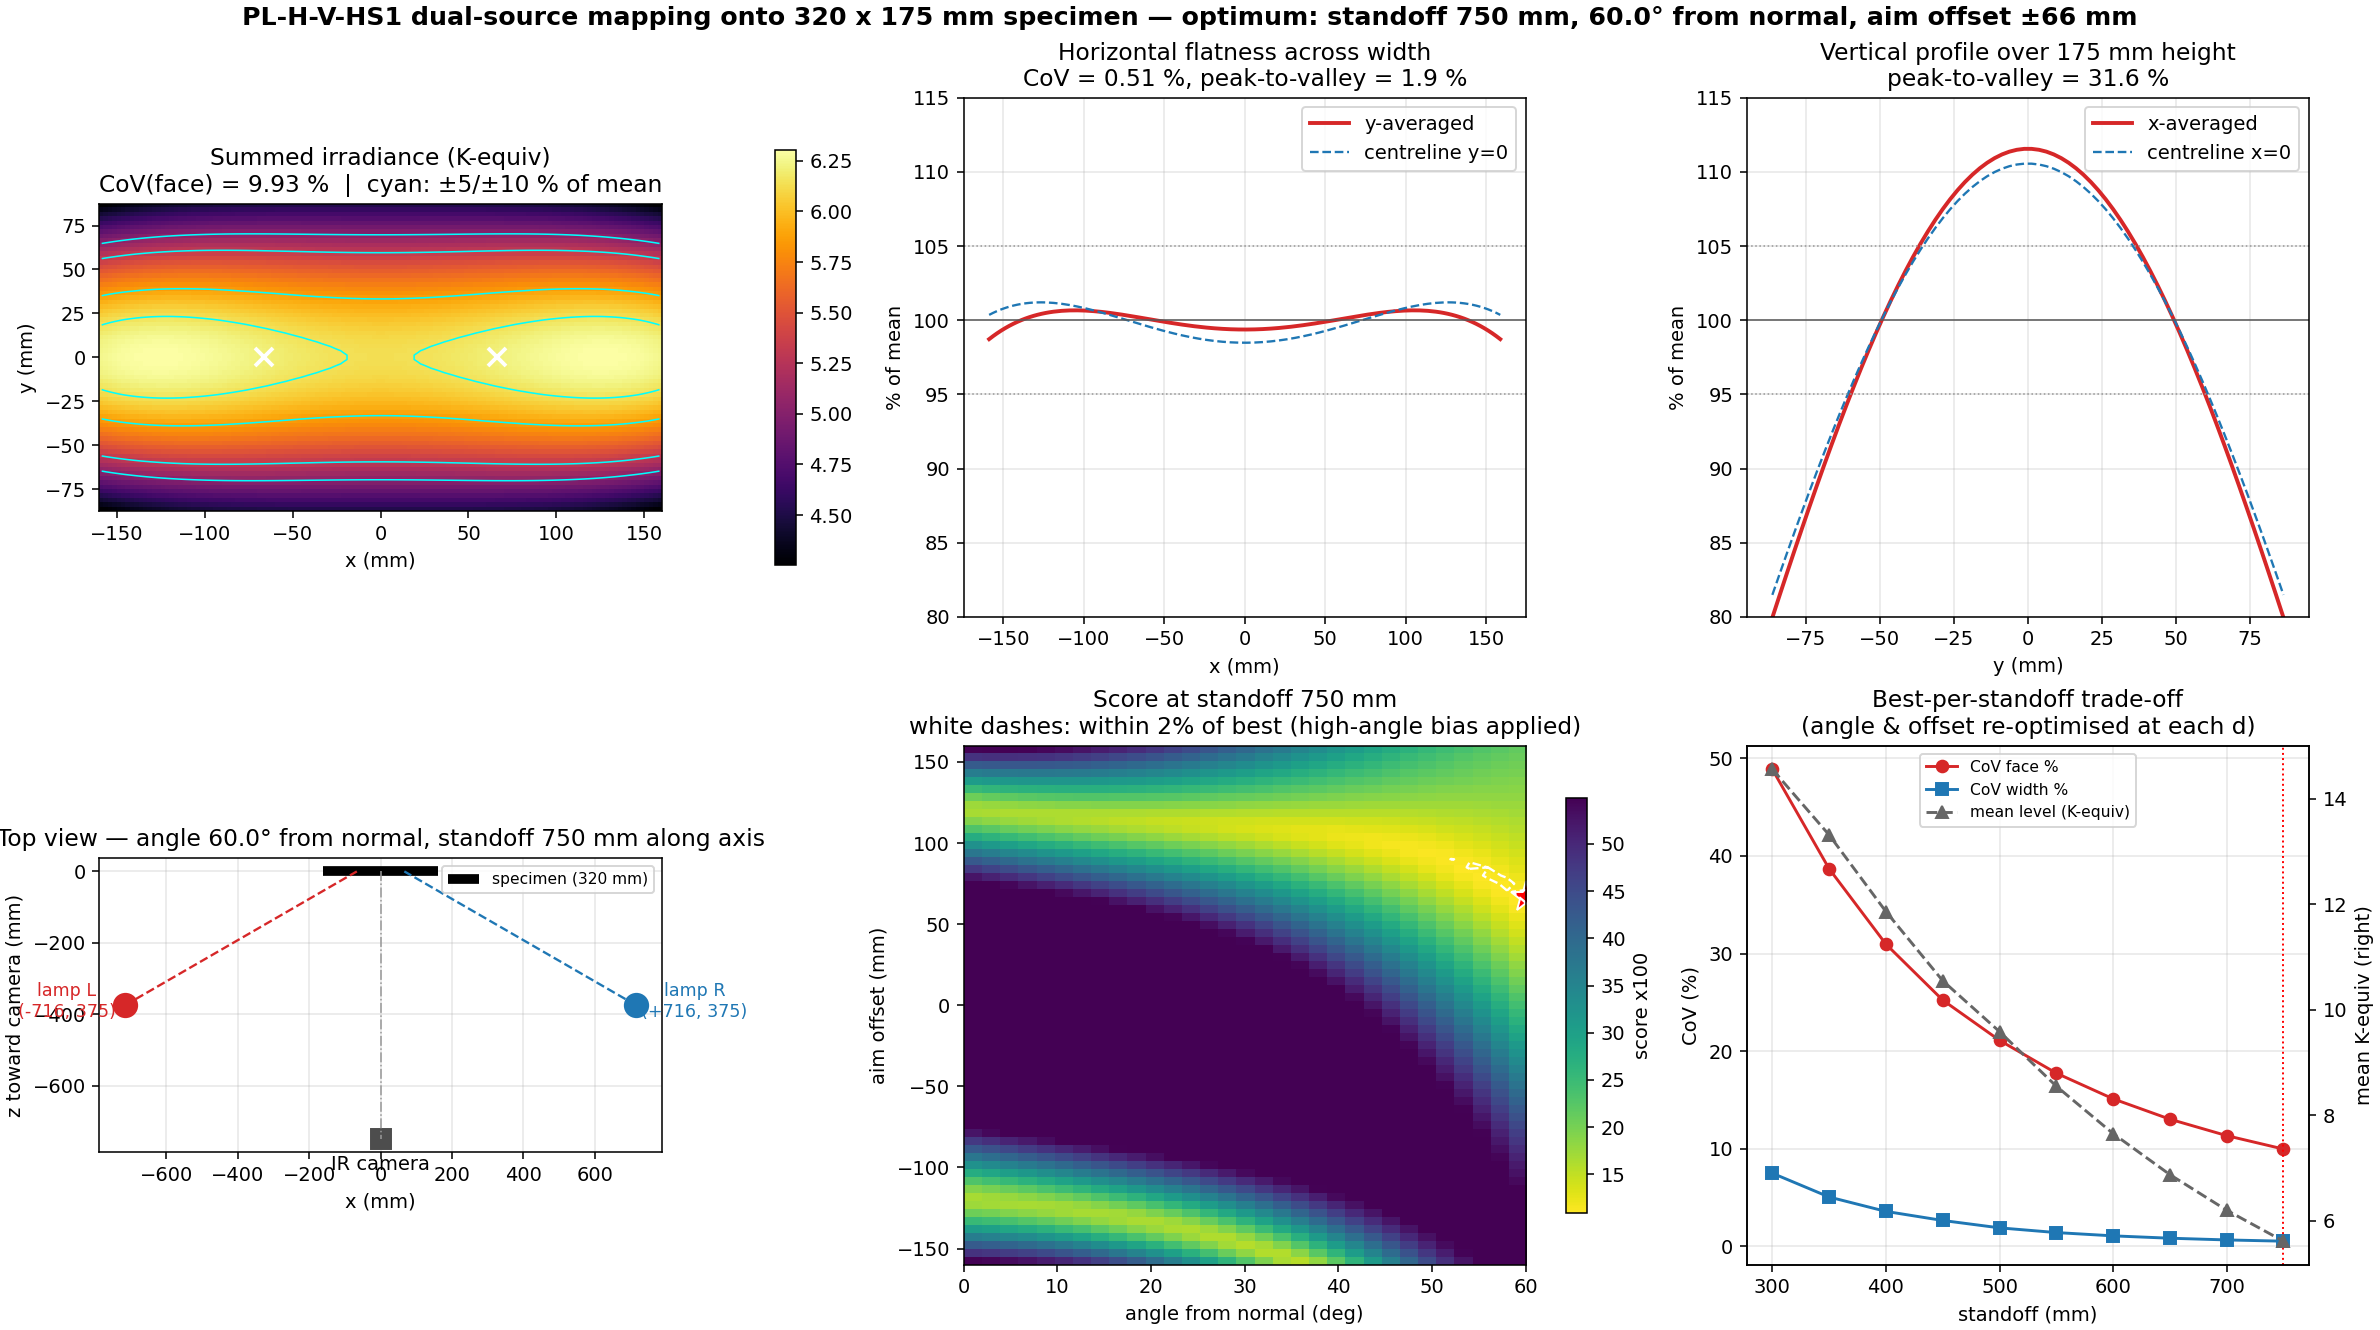

Generate this figure with Python:
"""
Dual-source specimen mapping — PL-H-V-HS1.

Finds the (standoff, angle-from-normal, aim offset) for a mirrored two-lamp
setup (lamps left + right of the IR camera in the horizontal plane) that gives
the flattest irradiance over a 320 x 175 mm specimen, with priority on
flatness across the 320 mm width.

Beam model (CANONICAL — see ../PROVENANCE_STANDOFFS.md):
  beam_shape_summary_seq.json from 02_summarise_standoffs.py
    sigma_x(z), sigma_y(z) linear in axial distance z  [std convention,
    I = I0 * exp(-0.5*(rx^2/sx^2 + ry^2/sy^2))]
    aspect x/y ~ 1.03 (approximately circular)
  Absolute scale: energy conservation I0(z) = P / (2*pi*sx*sy), with P
  anchored on the 300 & 500 mm shots (they agree to 0.2%; the 700 mm shot
  reads ~40% low — flagged in the JSON caveats).

Per specimen point, per lamp: true axial distance z along the lamp axis,
radial offset in the beam frame, sigma growth with z, 1/(sx*sy) intensity
scaling and cos(incidence) projection onto the specimen plane.

Objective:  score = CoV(face) + WIDTH_WEIGHT * CoV(width profile)
Angle bias: among all sweep points within ANGLE_BIAS_TOL of the best score,
pick the HIGHEST angle (user request — higher angle clears the camera and
costs intensity, not uniformity; intensity is recovered with power/pulse).

Outputs (next to this script):
  06_dual_source_specimen_map.json
  06_dual_source_specimen_map.png
"""

import json
import os

import numpy as np
import matplotlib
matplotlib.use("Agg")
import matplotlib.pyplot as plt

# ---------------------------------------------------------------- constants
HERE = os.path.dirname(os.path.abspath(__file__))
BEAM_JSON = os.path.join(HERE, "beam_shape_summary_seq.json")
OUT_JSON = os.path.join(HERE, "06_dual_source_specimen_map.json")
OUT_PNG = os.path.join(HERE, "06_dual_source_specimen_map.png")

SPEC_W, SPEC_H = 320.0, 175.0          # specimen, mm
GRID_STEP = 2.5                        # evaluation grid, mm

WIDTH_WEIGHT = 2.0                     # extra penalty on horizontal non-flatness
ANGLE_BIAS_TOL = 0.02                  # near-tie band for the high-angle bias

# coarse sweep
D_SWEEP = np.arange(300.0, 751.0, 50.0)        # standoff along lamp axis, mm
TH_SWEEP = np.arange(0.0, 60.1, 2.0)           # angle from normal, deg
A_SWEEP = np.arange(-160.0, 160.1, 5.0)        # aim offset from centre, mm
                                               # a>0: each lamp aims at its own
                                               # side; a<0: cross-fire

# ---------------------------------------------------------------- beam model
with open(BEAM_JSON) as f:
    beam = json.load(f)

AX = beam["linear_fit"]["sigma_x"]["slope_mm_per_mm"]
BX = beam["linear_fit"]["sigma_x"]["intercept_mm"]
AY = beam["linear_fit"]["sigma_y"]["slope_mm_per_mm"]
BY = beam["linear_fit"]["sigma_y"]["intercept_mm"]

# power anchor P = peak * 2*pi*sx*sy  (K*mm^2, cardboard-5s-pulse units)
anchors = {s["d_mm"]: s["peak_dT_K"] * 2 * np.pi * s["sigma_x_mm"] * s["sigma_y_mm"]
           for s in beam["per_standoff"]}
P_LAMP = float(np.mean([anchors[300], anchors[500]]))
P700_DEV = anchors[700] / P_LAMP - 1.0

print(f"Beam model: sx(z) = {AX:.4f} z + {BX:.2f} mm | "
      f"sy(z) = {AY:.4f} z + {BY:.2f} mm")
print(f"Power anchor P = {P_LAMP:.0f} K mm^2  "
      f"(300/500 mm agree to {abs(anchors[300]/anchors[500]-1)*100:.1f}%; "
      f"700 mm reads {P700_DEV*100:+.0f}% — treated as outlier)")

# ---------------------------------------------------------------- geometry
xs = np.arange(-SPEC_W / 2 + GRID_STEP / 2, SPEC_W / 2, GRID_STEP)
ys = np.arange(-SPEC_H / 2 + GRID_STEP / 2, SPEC_H / 2, GRID_STEP)
X, Y = np.meshgrid(xs, ys)             # specimen plane z = 0, lamps at z > 0


def lamp_field(side, d, th_deg, a):
    """Irradiance map (K-equivalent) of one lamp on the specimen grid.

    side = -1 (left lamp) / +1 (right lamp). The lamp aims at (side*a, 0, 0)
    with its axis tilted th_deg from the specimen normal in the horizontal
    plane, standoff d measured along the axis to the aim point.
    """
    th = np.radians(th_deg)
    # axis unit vector lamp -> aim point
    u = np.array([-side * np.sin(th), 0.0, -np.cos(th)])
    aim = np.array([side * a, 0.0, 0.0])
    pos = aim - d * u                          # lamp position, z = d*cos(th)
    # beam-frame transverse axes (ex horizontal-ish, ey vertical)
    ex = np.array([np.cos(th), 0.0, -side * np.sin(th)])
    ey = np.array([0.0, 1.0, 0.0])

    vx, vy, vz = X - pos[0], Y - pos[1], -pos[2]
    z = vx * u[0] + vy * u[1] + vz * u[2]      # axial distance
    rx = vx * ex[0] + vy * ex[1] + vz * ex[2]  # transverse offsets
    ry = vx * ey[0] + vy * ey[1] + vz * ey[2]

    sx = AX * z + BX
    sy = AY * z + BY
    dist = np.sqrt(vx ** 2 + vy ** 2 + vz ** 2)
    cos_inc = pos[2] / dist                    # incidence on the flat specimen

    return (P_LAMP / (2 * np.pi * sx * sy)
            * np.exp(-0.5 * ((rx / sx) ** 2 + (ry / sy) ** 2)) * cos_inc)


def evaluate(d, th_deg, a):
    """Summed two-lamp map + uniformity metrics."""
    I = lamp_field(-1, d, th_deg, a) + lamp_field(+1, d, th_deg, a)
    mean = I.mean()
    cov_face = I.std() / mean
    prof_x = I.mean(axis=0)                    # y-averaged width profile
    cov_x = prof_x.std() / prof_x.mean()
    score = cov_face + WIDTH_WEIGHT * cov_x
    return I, dict(d_mm=d, angle_deg=th_deg, offset_mm=a,
                   cov_face=cov_face, cov_width=cov_x, score=score,
                   mean_K=mean, min_K=I.min(), max_K=I.max(),
                   width_ripple_pct=(prof_x.max() - prof_x.min())
                                    / prof_x.mean() * 100)


def sweep(ds, ths, aas):
    rows = []
    for d in ds:
        for th in ths:
            for a in aas:
                rows.append(evaluate(d, th, a)[1])
    return rows


def pick_biased(rows):
    """Best score, then highest angle within ANGLE_BIAS_TOL of it."""
    best = min(r["score"] for r in rows)
    band = [r for r in rows if r["score"] <= best * (1 + ANGLE_BIAS_TOL)]
    return max(band, key=lambda r: (r["angle_deg"], -r["score"])), best


# ---------------------------------------------------------------- sweeps
print(f"Coarse sweep: {len(D_SWEEP)} standoffs x {len(TH_SWEEP)} angles x "
      f"{len(A_SWEEP)} offsets = {len(D_SWEEP)*len(TH_SWEEP)*len(A_SWEEP)} combos")
coarse = sweep(D_SWEEP, TH_SWEEP, A_SWEEP)
pick, coarse_best = pick_biased(coarse)
print(f"  coarse best score {coarse_best:.4f}; biased pick: "
      f"d={pick['d_mm']:.0f} th={pick['angle_deg']:.1f} a={pick['offset_mm']:.0f} "
      f"(score {pick['score']:.4f})")

# fine refinement around the biased pick
fine = sweep(
    np.clip(np.arange(pick["d_mm"] - 50, pick["d_mm"] + 51, 10.0), 300, 750),
    np.clip(np.arange(pick["angle_deg"] - 3, pick["angle_deg"] + 3.1, 0.5), 0, 60),
    np.arange(pick["offset_mm"] - 7.5, pick["offset_mm"] + 7.6, 1.0),
)
opt, fine_best = pick_biased(fine + [pick])
I_opt = evaluate(opt["d_mm"], opt["angle_deg"], opt["offset_mm"])[0]

# per-standoff bests (same bias rule) for the standoff trade-off curve
per_d = []
for d in D_SWEEP:
    rows_d = [r for r in coarse if r["d_mm"] == d]
    b, _ = pick_biased(rows_d)
    per_d.append(b)

th_rad = np.radians(opt["angle_deg"])
lamp_x = opt["offset_mm"] + opt["d_mm"] * np.sin(th_rad)
lamp_z = opt["d_mm"] * np.cos(th_rad)

print("\n=== OPTIMUM (angle-biased) ===")
print(f"  standoff along axis : {opt['d_mm']:.0f} mm  "
      f"(lamp plane distance {lamp_z:.0f} mm from specimen)")
print(f"  angle from normal   : {opt['angle_deg']:.1f} deg")
print(f"  aim offset          : {opt['offset_mm']:+.0f} mm from centre "
      f"({'own side' if opt['offset_mm'] >= 0 else 'CROSS-FIRE'})")
print(f"  lamp positions      : x = ±{lamp_x:.0f} mm, z = {lamp_z:.0f} mm")
print(f"  CoV over face       : {opt['cov_face']*100:.2f} %")
print(f"  CoV across width    : {opt['cov_width']*100:.2f} %  "
      f"(peak-to-valley {opt['width_ripple_pct']:.1f} %)")
print(f"  mean level          : {opt['mean_K']:.1f} K-equiv "
      f"(cardboard, 5 s, both lamps at characterisation power)")

# ---------------------------------------------------------------- figure
fig = plt.figure(figsize=(17, 9.5), constrained_layout=True)
gs = fig.add_gridspec(2, 3)
fig.suptitle(
    f"PL-H-V-HS1 dual-source mapping onto {SPEC_W:.0f} x {SPEC_H:.0f} mm specimen — "
    f"optimum: standoff {opt['d_mm']:.0f} mm, {opt['angle_deg']:.1f}° from normal, "
    f"aim offset ±{abs(opt['offset_mm']):.0f} mm"
    f"{' (cross-fire)' if opt['offset_mm'] < 0 else ''}",
    fontsize=13, fontweight="bold")

# (0,0) irradiance map
ax = fig.add_subplot(gs[0, 0])
im = ax.imshow(I_opt, origin="lower",
               extent=[-SPEC_W/2, SPEC_W/2, -SPEC_H/2, SPEC_H/2],
               cmap="inferno", aspect="equal")
ax.contour(X, Y, I_opt / I_opt.mean(), levels=[0.9, 0.95, 1.05, 1.1],
           colors="cyan", linewidths=0.8)
for s in (-1, 1):
    ax.plot(s * opt["offset_mm"], 0, "wx", ms=9, mew=2)
ax.set_title(f"Summed irradiance (K-equiv)\nCoV(face) = {opt['cov_face']*100:.2f} %  |  "
             f"cyan: ±5/±10 % of mean")
ax.set_xlabel("x (mm)"); ax.set_ylabel("y (mm)")
fig.colorbar(im, ax=ax, shrink=0.8)

# (0,1) width profiles
ax = fig.add_subplot(gs[0, 1])
prof_mean = I_opt.mean(axis=0) / I_opt.mean(axis=0).mean()
mid = I_opt[np.argmin(np.abs(ys)), :]
prof_mid = mid / mid.mean()
ax.plot(xs, prof_mean * 100, lw=2, color="#d62728", label="y-averaged")
ax.plot(xs, prof_mid * 100, lw=1.2, ls="--", color="#1f77b4", label="centreline y=0")
for lv, c in [(95, "0.6"), (105, "0.6"), (100, "0.35")]:
    ax.axhline(lv, color=c, lw=0.8, ls=":" if lv != 100 else "-")
ax.set_ylim(80, 115)
ax.set_title(f"Horizontal flatness across width\n"
             f"CoV = {opt['cov_width']*100:.2f} %, peak-to-valley = "
             f"{opt['width_ripple_pct']:.1f} %")
ax.set_xlabel("x (mm)"); ax.set_ylabel("% of mean")
ax.legend(); ax.grid(alpha=0.3)

# (0,2) vertical profile
ax = fig.add_subplot(gs[0, 2])
pv_mean = I_opt.mean(axis=1) / I_opt.mean(axis=1).mean()
midv = I_opt[:, np.argmin(np.abs(xs))]
ax.plot(ys, pv_mean * 100, lw=2, color="#d62728", label="x-averaged")
ax.plot(ys, midv / midv.mean() * 100, lw=1.2, ls="--", color="#1f77b4",
        label="centreline x=0")
for lv, c in [(95, "0.6"), (105, "0.6"), (100, "0.35")]:
    ax.axhline(lv, color=c, lw=0.8, ls=":" if lv != 100 else "-")
ax.set_ylim(80, 115)
pv_rip = (pv_mean.max() - pv_mean.min()) * 100
ax.set_title(f"Vertical profile over 175 mm height\npeak-to-valley = {pv_rip:.1f} %")
ax.set_xlabel("y (mm)"); ax.set_ylabel("% of mean")
ax.legend(); ax.grid(alpha=0.3)

# (1,0) top-view geometry
ax = fig.add_subplot(gs[1, 0])
ax.plot([-SPEC_W/2, SPEC_W/2], [0, 0], "k-", lw=5, solid_capstyle="butt",
        label="specimen (320 mm)")
ax.plot(0, -opt["d_mm"], "s", color="0.3", ms=10)
ax.annotate("IR camera", (0, -opt["d_mm"]), textcoords="offset points",
            xytext=(0, -16), ha="center")
ax.plot([0, 0], [0, -opt["d_mm"]], color="0.6", lw=0.8, ls="-.")
for s, col in [(-1, "#d62728"), (1, "#1f77b4")]:
    px, pz = s * lamp_x, -lamp_z
    ax.plot(px, pz, "o", color=col, ms=12)
    ax.plot([px, s * opt["offset_mm"]], [pz, 0], color=col, lw=1.2, ls="--")
    ax.annotate(f"lamp {'L' if s < 0 else 'R'}\n({px:+.0f}, {abs(pz):.0f})",
                (px, pz), textcoords="offset points",
                xytext=(s * 30, -6), ha="center", color=col, fontsize=9)
ax.set_title(f"Top view — angle {opt['angle_deg']:.1f}° from normal, "
             f"standoff {opt['d_mm']:.0f} mm along axis")
ax.set_xlabel("x (mm)"); ax.set_ylabel("z toward camera (mm)")
ax.set_aspect("equal"); ax.grid(alpha=0.3)
ax.legend(loc="upper right", fontsize=8)

# (1,1) score map angle x offset at optimum standoff
ax = fig.add_subplot(gs[1, 1])
rows_d = [r for r in coarse if r["d_mm"] ==
          min(D_SWEEP, key=lambda d: abs(d - opt["d_mm"]))]
S = np.full((len(A_SWEEP), len(TH_SWEEP)), np.nan)
for r in rows_d:
    S[np.argmin(np.abs(A_SWEEP - r["offset_mm"])),
      np.argmin(np.abs(TH_SWEEP - r["angle_deg"]))] = r["score"]
im = ax.imshow(S * 100, origin="lower", aspect="auto", cmap="viridis_r",
               extent=[TH_SWEEP[0], TH_SWEEP[-1], A_SWEEP[0], A_SWEEP[-1]],
               vmax=np.nanpercentile(S, 60) * 100)
ax.plot(opt["angle_deg"], opt["offset_mm"], "r*", ms=16, mec="w")
ax.contour(TH_SWEEP, A_SWEEP, S, levels=[fine_best * (1 + ANGLE_BIAS_TOL)],
           colors="w", linewidths=1.2, linestyles="--")
ax.set_title(f"Score at standoff {opt['d_mm']:.0f} mm\n"
             f"white dashes: within {ANGLE_BIAS_TOL*100:.0f}% of best "
             f"(high-angle bias applied)")
ax.set_xlabel("angle from normal (deg)"); ax.set_ylabel("aim offset (mm)")
fig.colorbar(im, ax=ax, shrink=0.8, label="score x100")

# (1,2) standoff trade-off + parameter table
ax = fig.add_subplot(gs[1, 2])
dd = [r["d_mm"] for r in per_d]
ax.plot(dd, [r["cov_face"] * 100 for r in per_d], "o-", color="#d62728",
        label="CoV face %")
ax.plot(dd, [r["cov_width"] * 100 for r in per_d], "s-", color="#1f77b4",
        label="CoV width %")
ax2 = ax.twinx()
ax2.plot(dd, [r["mean_K"] for r in per_d], "^--", color="0.4",
         label="mean level (K-equiv)")
ax2.set_ylabel("mean K-equiv (right)")
ax.axvline(opt["d_mm"], color="r", lw=1, ls=":")
ax.set_title("Best-per-standoff trade-off\n(angle & offset re-optimised at each d)")
ax.set_xlabel("standoff (mm)"); ax.set_ylabel("CoV (%)")
h1, l1 = ax.get_legend_handles_labels(); h2, l2 = ax2.get_legend_handles_labels()
ax.legend(h1 + h2, l1 + l2, fontsize=8); ax.grid(alpha=0.3)

fig.savefig(OUT_PNG, dpi=140)
print(f"\nWrote {OUT_PNG}")

# ---------------------------------------------------------------- json
out = {
    "beam_model_source": os.path.basename(BEAM_JSON),
    "beam_model": {
        "sigma_x_mm(z)": f"{AX:.5f}*z + {BX:.3f}",
        "sigma_y_mm(z)": f"{AY:.5f}*z + {BY:.3f}",
        "profile": "I0(z)*exp(-0.5*(rx^2/sx^2+ry^2/sy^2)), I0 = P/(2*pi*sx*sy)",
        "P_anchor_K_mm2": P_LAMP,
        "caveat_700mm_anchor_deviation": f"{P700_DEV*100:+.0f}% vs energy "
                                         "conservation — absolute levels at long "
                                         "standoff may be optimistic; geometry/"
                                         "uniformity results unaffected",
    },
    "specimen_mm": [SPEC_W, SPEC_H],
    "objective": f"CoV(face) + {WIDTH_WEIGHT}*CoV(width profile); highest angle "
                 f"within {ANGLE_BIAS_TOL*100:.0f}% of best score preferred",
    "sweep": {"standoff_mm": [float(D_SWEEP[0]), float(D_SWEEP[-1])],
              "angle_deg": [float(TH_SWEEP[0]), float(TH_SWEEP[-1])],
              "offset_mm": [float(A_SWEEP[0]), float(A_SWEEP[-1])]},
    "optimum": {**{k: float(v) for k, v in opt.items()},
                "lamp_positions_mm": {"left": [-lamp_x, 0.0, lamp_z],
                                      "right": [lamp_x, 0.0, lamp_z]},
                "aim_points_mm": {"left": [-opt["offset_mm"], 0.0],
                                  "right": [opt["offset_mm"], 0.0]},
                "unbiased_best_score": float(fine_best)},
    "per_standoff_best": [{k: float(v) for k, v in r.items()} for r in per_d],
    "notes": [
        "offset > 0: each lamp aims at its own side of centre; < 0: cross-fire",
        "standoff = lamp-to-aim-point distance along the lamp axis",
        "mean/min/max K are cardboard-absorber dT-equivalents for a 5 s pulse "
        "at the characterisation operating point, both lamps",
    ],
}
with open(OUT_JSON, "w") as f:
    json.dump(out, f, indent=2)
print(f"Wrote {OUT_JSON}")
